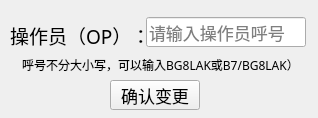
<?xml version="1.0" encoding="UTF-8"?>
<ui version="4.0">
 <class>opchange__Form</class>
 <widget class="QWidget" name="opchange__Form">
  <property name="geometry">
   <rect>
    <x>0</x>
    <y>0</y>
    <width>318</width>
    <height>118</height>
   </rect>
  </property>
  <property name="font">
   <font>
    <family>阿里巴巴普惠体 2.0 55 Regular</family>
    <pointsize>13</pointsize>
   </font>
  </property>
  <property name="windowTitle">
   <string>变更操作员</string>
  </property>
  <widget class="QLineEdit" name="changeop_callsign">
   <property name="geometry">
    <rect>
     <x>146</x>
     <y>17</y>
     <width>160</width>
     <height>30</height>
    </rect>
   </property>
   <property name="placeholderText">
    <string>请输入操作员呼号</string>
   </property>
  </widget>
  <widget class="QLabel" name="label">
   <property name="geometry">
    <rect>
     <x>10</x>
     <y>20</y>
     <width>140</width>
     <height>31</height>
    </rect>
   </property>
   <property name="font">
    <font>
     <family>阿里巴巴普惠体 2.0 55 Regular</family>
     <pointsize>14</pointsize>
    </font>
   </property>
   <property name="text">
    <string>操作员（OP）：</string>
   </property>
  </widget>
  <widget class="QPushButton" name="changeop_ok_Button">
   <property name="geometry">
    <rect>
     <x>110</x>
     <y>80</y>
     <width>90</width>
     <height>30</height>
    </rect>
   </property>
   <property name="font">
    <font>
     <family>阿里巴巴普惠体 2.0 55 Regular</family>
     <pointsize>13</pointsize>
    </font>
   </property>
   <property name="text">
    <string>确认变更</string>
   </property>
  </widget>
  <widget class="QLabel" name="changeop_redme_label">
   <property name="geometry">
    <rect>
     <x>10</x>
     <y>50</y>
     <width>301</width>
     <height>30</height>
    </rect>
   </property>
   <property name="font">
    <font>
     <family>阿里巴巴普惠体 2.0 45 Light</family>
     <pointsize>9</pointsize>
    </font>
   </property>
   <property name="text">
    <string>呼号不分大小写，可以输入BG8LAK或B7/BG8LAK）</string>
   </property>
   <property name="alignment">
    <set>Qt::AlignCenter</set>
   </property>
   <property name="wordWrap">
    <bool>false</bool>
   </property>
  </widget>
 </widget>
 <resources/>
 <connections/>
</ui>
